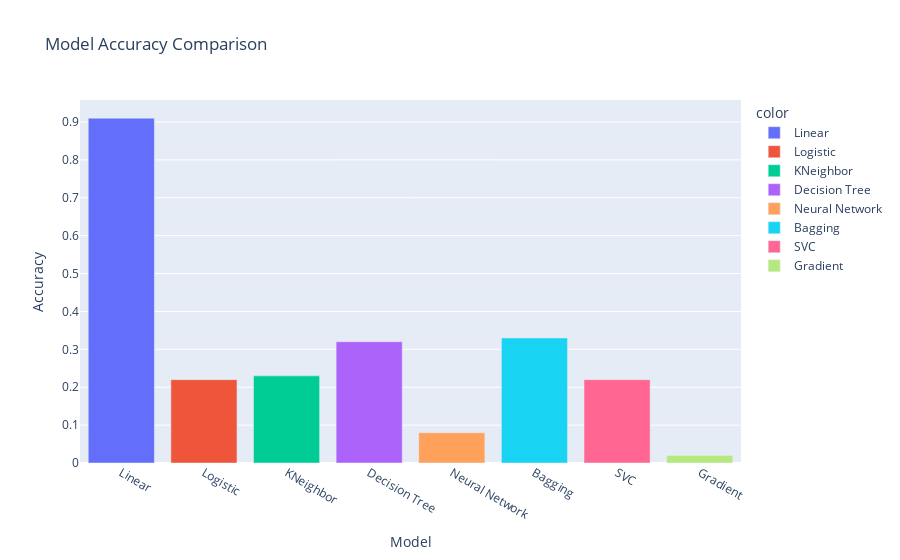

Notebook source saved alongside this figure:
### Code cell
fig.show()

### Figure 1 — Plotly figure (JSON) as saved in the notebook; plotly's stock layout.template omitted (floating-point values rounded to 4 significant figures)
{"data": [{"alignmentgroup": "True", "hovertemplate": "color=Linear<br>Model=%{x}<br>Accuracy=%{y}<extra></extra>", "legendgroup": "Linear", "marker": {"color": "#636efa", "pattern": {"shape": ""}}, "name": "Linear", "offsetgroup": "Linear", "orientation": "v", "showlegend": true, "textposition": "auto", "type": "bar", "x": ["Linear"], "xaxis": "x", "y": [0.9101], "yaxis": "y"}, {"alignmentgroup": "True", "hovertemplate": "color=Logistic<br>Model=%{x}<br>Accuracy=%{y}<extra></extra>", "legendgroup": "Logistic", "marker": {"color": "#EF553B", "pattern": {"shape": ""}}, "name": "Logistic", "offsetgroup": "Logistic", "orientation": "v", "showlegend": true, "textposition": "auto", "type": "bar", "x": ["Logistic"], "xaxis": "x", "y": [0.22], "yaxis": "y"}, {"alignmentgroup": "True", "hovertemplate": "color=KNeighbor<br>Model=%{x}<br>Accuracy=%{y}<extra></extra>", "legendgroup": "KNeighbor", "marker": {"color": "#00cc96", "pattern": {"shape": ""}}, "name": "KNeighbor", "offsetgroup": "KNeighbor", "orientation": "v", "showlegend": true, "textposition": "auto", "type": "bar", "x": ["KNeighbor"], "xaxis": "x", "y": [0.23], "yaxis": "y"}, {"alignmentgroup": "True", "hovertemplate": "color=Decision Tree<br>Model=%{x}<br>Accuracy=%{y}<extra></extra>", "legendgroup": "Decision Tree", "marker": {"color": "#ab63fa", "pattern": {"shape": ""}}, "name": "Decision Tree", "offsetgroup": "Decision Tree", "orientation": "v", "showlegend": true, "textposition": "auto", "type": "bar", "x": ["Decision Tree"], "xaxis": "x", "y": [0.32], "yaxis": "y"}, {"alignmentgroup": "True", "hovertemplate": "color=Neural Network<br>Model=%{x}<br>Accuracy=%{y}<extra></extra>", "legendgroup": "Neural Network", "marker": {"color": "#FFA15A", "pattern": {"shape": ""}}, "name": "Neural Network", "offsetgroup": "Neural Network", "orientation": "v", "showlegend": true, "textposition": "auto", "type": "bar", "x": ["Neural Network"], "xaxis": "x", "y": [0.08], "yaxis": "y"}, {"alignmentgroup": "True", "hovertemplate": "color=Bagging<br>Model=%{x}<br>Accuracy=%{y}<extra></extra>", "legendgroup": "Bagging", "marker": {"color": "#19d3f3", "pattern": {"shape": ""}}, "name": "Bagging", "offsetgroup": "Bagging", "orientation": "v", "showlegend": true, "textposition": "auto", "type": "bar", "x": ["Bagging"], "xaxis": "x", "y": [0.33], "yaxis": "y"}, {"alignmentgroup": "True", "hovertemplate": "color=SVC<br>Model=%{x}<br>Accuracy=%{y}<extra></extra>", "legendgroup": "SVC", "marker": {"color": "#FF6692", "pattern": {"shape": ""}}, "name": "SVC", "offsetgroup": "SVC", "orientation": "v", "showlegend": true, "textposition": "auto", "type": "bar", "x": ["SVC"], "xaxis": "x", "y": [0.22], "yaxis": "y"}, {"alignmentgroup": "True", "hovertemplate": "color=Gradient<br>Model=%{x}<br>Accuracy=%{y}<extra></extra>", "legendgroup": "Gradient", "marker": {"color": "#B6E880", "pattern": {"shape": ""}}, "name": "Gradient", "offsetgroup": "Gradient", "orientation": "v", "showlegend": true, "textposition": "auto", "type": "bar", "x": ["Gradient"], "xaxis": "x", "y": [0.02], "yaxis": "y"}], "layout": {"barmode": "relative", "legend": {"title": {"text": "color"}, "tracegroupgap": 0}, "title": {"text": "Model Accuracy Comparison"}, "xaxis": {"anchor": "y", "domain": [0, 1], "title": {"text": "Model"}}, "yaxis": {"anchor": "x", "domain": [0, 1], "title": {"text": "Accuracy"}}}}
